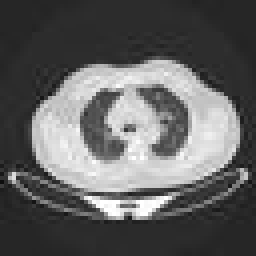
#> input picture data/testing_set/0/1 (107).jpg, 64 x 64 px, given as the content of the folder ../../../data/testing_set/0/1 (107).jpg, which was not available (shown 4 times larger)
$ python -i cancer_stage_detection_model.py   (imports and definitions only)
#> lines starting #> are read from the running program, lines starting #| are printed output that depends on the picture; after the words box and inside, x2 and y2 are one past the last pixel; in counts of white or black regions, pixels touching at a corner belong together; pictures that were not available may be replaced by others from this repository, and a replacement may not be noted
### src/service/preprocessor/image_enhancer.py
from src.enum.preprocessing_stage import PreprocessingStage
from src.service.preprocessor.preprocessor_base import Preprocessor
import cv2
import numpy as np


class ImageEnhancer(Preprocessor):
    def get_preprocessing_stage(self) -> PreprocessingStage:
        return PreprocessingStage.enhancement

    def process(self, ip_img_array):
        # Get the minimum and maximum pixel values in the image
        min_val, max_val, _, _ = cv2.minMaxLoc(ip_img_array)
        # Compute the output image using contrast stretching
        out_img = np.uint8((ip_img_array - min_val) * (255 / (max_val - min_val)))
        return out_img

### src/service/preprocessor/image_filterer.py
import cv2

from src.enum.preprocessing_stage import PreprocessingStage
from src.service.preprocessor.preprocessor_base import Preprocessor


class ImageFilterer(Preprocessor):
    def get_preprocessing_stage(self) -> PreprocessingStage:
        return PreprocessingStage.filtration

    def process(self, ip_img_array):
        filtered_img = cv2.medianBlur(ip_img_array, ksize=3)
        return filtered_img

### src/service/preprocessor/image_segmentor.py
from src.enum.preprocessing_stage import PreprocessingStage
from src.service.preprocessor.preprocessor_base import Preprocessor
import cv2


class ImageSegmentor(Preprocessor):
    def get_preprocessing_stage(self) -> PreprocessingStage:
        return PreprocessingStage.segmentation

    def process(self, ip_img_array):
        _, segmented_img = cv2.threshold(ip_img_array, 0, 255, cv2.THRESH_BINARY + cv2.THRESH_OTSU)
        return segmented_img

### src/machine_learning/ml_utils.py
import base64

import cv2
import numpy as np
from skimage import feature


def fd_hu_moments(image):
    return cv2.HuMoments(cv2.moments(image)).flatten()


def quantify_image(image):
    # For Speed and pressure of signature image
    # compute the histogram of oriented gradients feature vector for
    # the input image
    features = feature.hog(image, orientations=9,
                           pixels_per_cell=(10, 10), cells_per_block=(2, 2),
                           transform_sqrt=True, block_norm="L1")

    # return the feature vector
    return features


# [36 lines left out: functions read_image_in_greyscale_as_np_array, write_np_array_as_image, opencv_img_from_base64, opencv_img_to_base64, calculate_metrics_from_3x3_confusion_matrix, not called in this run]

### src/service/preprocessor/preprocessing_utils.py
from src.enum.preprocessing_stage import PreprocessingStage
from src.service.preprocessor.image_enhancer import ImageEnhancer
from src.service.preprocessor.image_filterer import ImageFilterer
from src.service.preprocessor.image_segmentor import ImageSegmentor
from src.service.preprocessor.preprocessor_base import Preprocessor


class PreprocessingUtils:
    image_enhancer = ImageEnhancer()
    image_segmentor = ImageSegmentor()
    image_filterer = ImageFilterer()

    preprocessor_from_stage_name: dict = {
        PreprocessingStage.enhancement.name: image_enhancer,
        PreprocessingStage.filtration.name: image_filterer,
        PreprocessingStage.segmentation.name: image_segmentor
    }

    @staticmethod
    def get_preprocessor_from_stage_name(stage_name: str) -> Preprocessor:
        return PreprocessingUtils.preprocessor_from_stage_name.get(stage_name)

    @staticmethod
    def apply_all_preprocessors(img_array) -> str:
        enhanced = PreprocessingUtils.image_enhancer.process(img_array)
        filtered = PreprocessingUtils.image_filterer.process(enhanced)
        segmented = PreprocessingUtils.image_segmentor.process(filtered)
        return segmented

### src/util/file_system_utils.py
import os

from werkzeug.datastructures import FileStorage


class FileSystemUtils:

    @staticmethod
    def join(directory: str, filename: str) -> str:
        return os.path.join(directory, filename)

    @staticmethod
    def join_all(parts: list):
        return os.path.join(*parts)

    # [13 lines left out: functions get_filename_of_file, get_filename_from_path, not called in this run]

    @staticmethod
    def get_file_extension(filepath: str) -> str:
        return os.path.splitext(filepath)[1]

    @staticmethod
    def get_file_directory(filepath: str) -> str:
        return os.path.dirname(filepath)

    # [6 lines left out: function save_temp_file, not called in this run]

    @staticmethod
    def get_path_to_store_intermediate_file(filename: str) -> str:
        return FileSystemUtils.join(FileSystemUtils.get_temp_intermediate_files_directory(), filename)

    # [13 lines left out: functions save_uploaded_file, append_filename_with, not called in this run]

    @staticmethod
    def get_os_path_separator() -> str:
        return os.path.sep

    # [16 lines left out: functions get_filepath_with_up_dir, get_project_root_dir, get_temp_directory, not called in this run]

    @staticmethod
    def get_temp_file_upload_directory():
        return FileSystemUtils.join_all([FileSystemUtils.get_temp_directory(), 'uploads'])

    @staticmethod
    def get_temp_intermediate_files_directory():
        return FileSystemUtils.join_all([FileSystemUtils.get_temp_directory(), 'intermediate'])

    @staticmethod
    def get_training_dataset_directory():
        return FileSystemUtils.join_all([FileSystemUtils.get_project_root_dir(), 'data', 'training_set'])

    @staticmethod
    def get_testing_dataset_directory():
        return FileSystemUtils.join_all([FileSystemUtils.get_project_root_dir(), 'data', 'testing_set'])

    @staticmethod
    def get_model_save_path():
        return FileSystemUtils.join_all([FileSystemUtils.get_project_root_dir(), 'model_saved'])


# [2 lines that do not run on import are left out]

### src/machine_learning/model/cancer_stage_detection_model.py
import cv2
import numpy as np
from sklearn import svm
from imutils import paths
from sklearn.metrics import accuracy_score

import joblib

from src.constant.app_constants import AppConstants
from src.machine_learning.ml_utils import quantify_image, fd_hu_moments
from src.service.preprocessor.preprocessing_utils import PreprocessingUtils
from src.util.file_system_utils import FileSystemUtils


class CancerStageDetectionModel:
    preprocess_before_training = True
    model_save_path = "../../../model_saved/cancer_stage_detection_model.py"

    @staticmethod
    def get_input_feature(image_path):
#> called with image_path = '_only/1 (107).jpg'
        image = cv2.imread(image_path)
#> image is the input picture: shape (64, 64, 3); min 13, max 255, mean 96.8
        image = cv2.cvtColor(image, cv2.COLOR_BGR2GRAY)
#> image: shape (64, 64)
        image = cv2.resize(image, (200, 200))
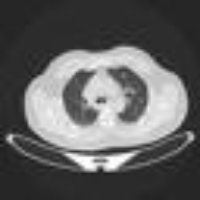
#> image: shape (200, 200); min 18, max 255, mean 96.7
        if CancerStageDetectionModel.preprocess_before_training:
            image = PreprocessingUtils.apply_all_preprocessors(image)
#> in process, `min_val, max_val, _, _ = cv2.minMaxLoc(ip_img_array)`: min_val = 18; max_val = 255
#> in process, `_, segmented_img = cv2.threshold(ip_img_array, 0, 255, cv2.THRESH_BINA..`:
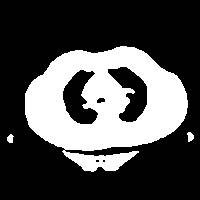
#> segmented_img: shape (200, 200); 30.1% white; 3 white regions, box (x1, y1, x2, y2) and area: (25, 46, 188, 172) 11930, (187, 132, 194, 142) 49, (7, 134, 14, 143) 45
        ft1 = quantify_image(image)
#> in quantify_image, `features = feature.hog(image, orientations=9, pixels_per_cell=(10, 10)..`: features = 12996 values, max 1 at index 8129, min 0 at index 0, mean 0.0156
#> ft1 has the same summary as features in quantify_image
        ft2 = fd_hu_moments(image)
#> ft2 = [0.0009, 8.63e-08, 3.09e-12, 2.42e-13, -8.46e-26, -9.32e-18, 1.91e-25]
        return np.hstack([ft1, ft2])

    @staticmethod
    def split_data(dataset_path) -> tuple:
        training_images_paths = list(paths.list_images(dataset_path))
        labels = [img_path.split(FileSystemUtils.get_os_path_separator())[-2] for img_path in training_images_paths]
        input_features = [CancerStageDetectionModel.get_input_feature(img) for img in training_images_paths]
#> input_features = 1 item
        return np.array(input_features), np.array(labels)

    @staticmethod
    def train() -> dict:
        x_train, y_train = CancerStageDetectionModel.split_data(AppConstants.training_dataset_directory)
        x_test, y_test = CancerStageDetectionModel.split_data(AppConstants.testing_dataset_directory)

        result = dict()
        result['configuration'] = dict()
        result['output'] = dict()

        result['configuration']['training-sample-length'] = len(x_train)
        result['configuration']['testing-sample-length'] = len(x_test)

        c = 1.0
        kernel = 'linear'
        model = svm.SVC(kernel=kernel, C=c, gamma='scale')

        model.fit(x_train, y_train)
        predictions = model.predict(x_test)
        accuracy = accuracy_score(predictions, y_test) * 100
        print(f"Model trained with accuracy: {accuracy}")

        result['output']['accuracy'] = accuracy

        joblib.dump(model, CancerStageDetectionModel.model_save_path)
        print(f'Model saved at: {CancerStageDetectionModel.model_save_path}')

        return result


# [2 lines not run here, left out]

>>> result = CancerStageDetectionModel().split_data('../../../data/testing_set/0/1 (107).jpg')

$ run again, on data/testing_set/0/1 (15).jpg
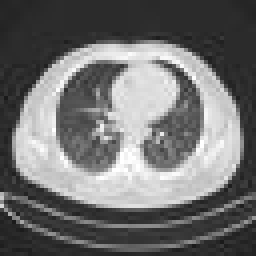
#> input picture data/testing_set/0/1 (15).jpg, 64 x 64 px, given as the content of the folder ../../../data/testing_set/0/1 (15).jpg, which was not available (shown 4 times larger)
#> in get_input_feature, image is the input picture: shape (64, 64, 3); min 26, max 255, mean 112.1
#> min_val = 28; max_val = 255
#> in process, `out_img = np.uint8((ip_img_array - min_val) * (255 / (max_val - min_va..`:
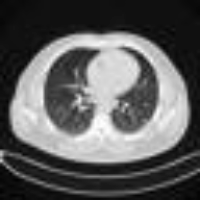
#> out_img: shape (200, 200); min 0, max 255, mean 93.8
#> in process, `_, segmented_img = cv2.threshold(ip_img_array, 0, 255, cv2.THRESH_BINA..`:
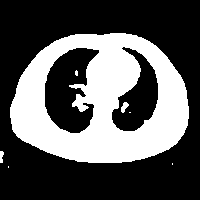
#> segmented_img: shape (200, 200); 34.8% white; 7 white regions (4 under 20 px), largest, box (x1, y1, x2, y2) and area: (10, 33, 189, 163) 13822, (121, 102, 129, 113) 51, (0, 151, 4, 163) 37
#> features = 12996 values, max 1 at index 8367, min 0 at index 0, mean 0.0178
#> ft1 has the same summary as features in quantify_image
#> ft2 = [0.00102, 8.06e-08, 2.63e-11, 3.34e-12, 4.42e-24, 9.01e-16, -3.1e-23]
#> input_features = 1 item

$ run again, on data/testing_set/0/1 (2).jpg
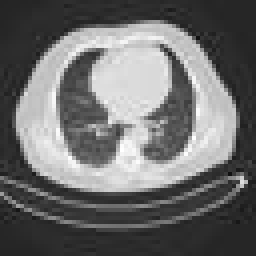
#> input picture data/testing_set/0/1 (2).jpg, 64 x 64 px, given as the content of the folder ../../../data/testing_set/0/1 (2).jpg, which was not available (shown 4 times larger)
#> in get_input_feature, image is the input picture: shape (64, 64, 3); min 17, max 255, mean 108.5
#> in get_input_feature, `image = cv2.resize(image, (200, 200))`:
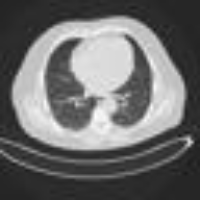
#> image: shape (200, 200); min 23, max 254, mean 108.4
#> min_val = 23; max_val = 254
#> in process, `_, segmented_img = cv2.threshold(ip_img_array, 0, 255, cv2.THRESH_BINA..`:
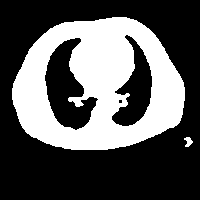
#> segmented_img: shape (200, 200); 35% white; 2 white regions, box (x1, y1, x2, y2) and area: (12, 17, 185, 150) 13937, (184, 137, 193, 147) 55
#> features = 12996 values, max 1 at index 10489, min 0 at index 0, mean 0.0179
#> ft1 has the same summary as features in quantify_image
#> ft2 = [0.000957, 4.38e-08, 2.82e-11, 2.67e-12, -9.98e-24, -3.51e-16, 2.09e-23]
#> input_features = 1 item
